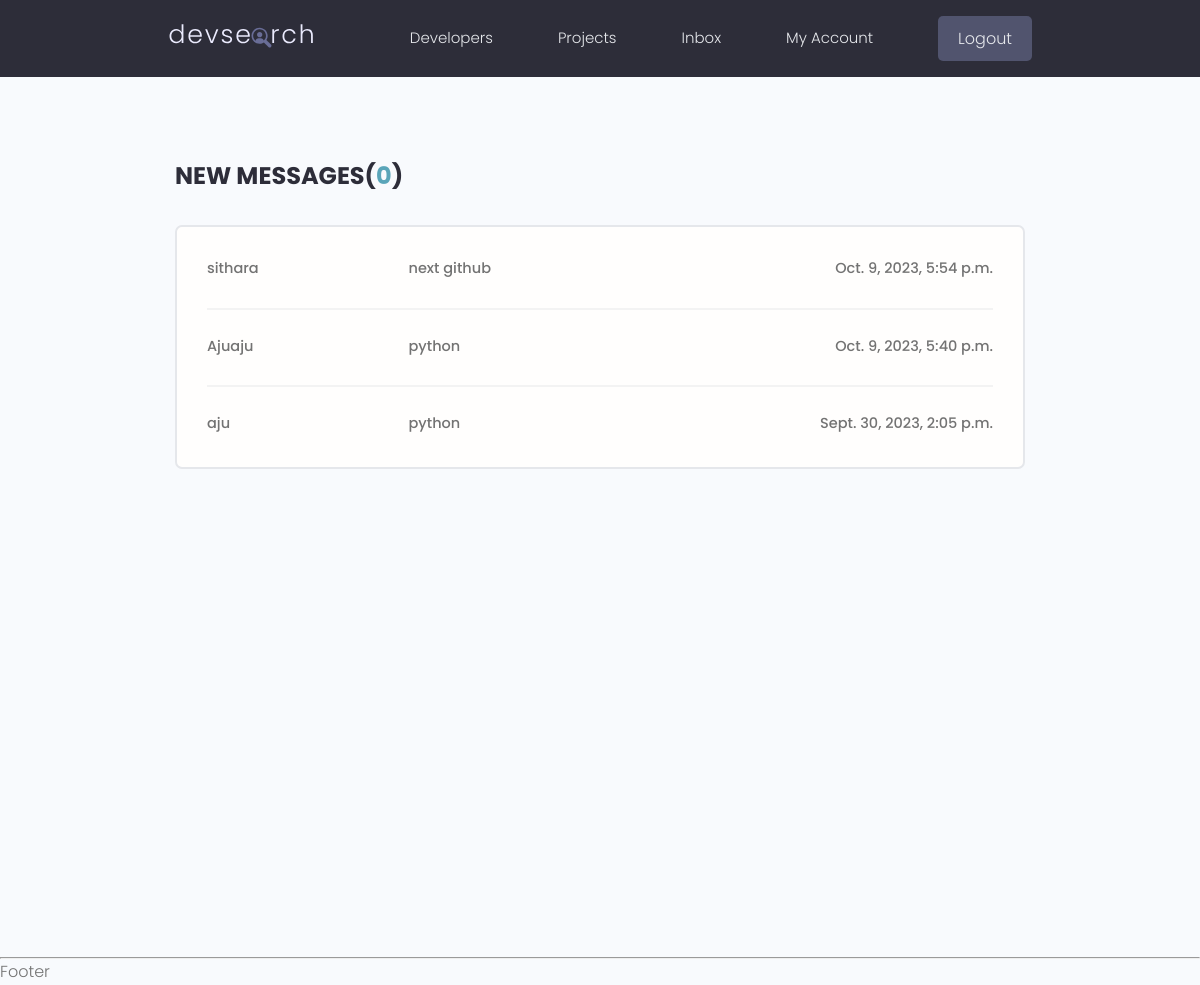
The page /inbox/ (signed in) on the database its author committed.
### Users/models.py (models this page shows, shortened)
class Message(models.Model):
    sender = models.ForeignKey(Profile,on_delete=models.SET_NULL,null=True,blank=True)
    recipient = models.ForeignKey(Profile,on_delete=models.SET_NULL,null=True,blank=True,related_name='messages')
    name = models.CharField(max_length=200,null=True,blank=True)
    email =models.EmailField(null=True,blank=True)
    subject = models.CharField(max_length=200,null=True,blank=True)
    body = models.TextField()
    is_read = models.BooleanField(default=False,null=True)
    created = models.DateTimeField(auto_now_add=True)
    class Meta:
         ordering=['is_read','-created']

### Users/views.py (the view)
# urls.py: path('inbox/',views.inbox,name='inbox'),
@login_required(login_url='Users:login')
def inbox(request):
    recipient = request.user.profile
    recieved_msgs = recipient.messages.all()
    unreadCount = recieved_msgs.filter(is_read=False).count()
    context = {
        'recieved_msgs':recieved_msgs,
        'unreadCount':unreadCount,
    }
    return render(request,'users/inbox.html',context)

### Users/templates/users/inbox.html (shortened to what this page needs)
{% extends 'main.html' %}
{% block content %}
  <main class="inbox my-xl">
    <div class="content-box">
      <h3 class="inbox__title">New Messages(<span>{{unreadCount}}</span>)</h3>
      <ul class="messages">
        {% for msg in recieved_msgs %}
        {% if msg.is_read == False %}
        <li class="message message--unread">
          {% else %}
          <li class="message">
          {% endif %}
          <a href="{% url 'Users:view-message' msg.id %}">
            <span class="message__author">{{msg.name}}</span>
            <span class="message__subject">{{msg.subject}}</span>
            <span class="message__date">{{msg.created}}</span>
          </a>
        </li>
        {% endfor %}
      </ul>
    </div>
  </main>
  {% endblock %}

### static/styles/app.css (style rules this page uses)
:root { --color-sub: #2d2d39; }
.content-box { width: 95%; max-width: 85rem; margin: 0 auto; }
.inbox { height: 90vh; }
.inbox__title, .inbox__title span { font-size: 2.4rem; font-weight: 700; color: var(--color-sub); text-transform: uppercase; text-align: left; margin-bottom: 3rem; }
.inbox__title span { color: var(--color-main); }
.messages { list-style: none; background: var(--color-white); padding: 0.5rem 3rem; border: 2px solid var(--color-light); border-radius: 0.7rem; }
.message { padding: 2.5rem 0; }
.message > a span { font-size: 1.45rem; font-weight: 500; }
.message:not(:last-child) { border-bottom: 2px solid var(--color-white-light); }
.message > a { display: flex; gap: 1rem; }
.message__author, .message__date { flex-basis: 25%; }
.message__subject { flex-basis: 50%; }
.message__date { text-align: right; }

### static/uikit/styles/modules/_variables.css (style rules this page uses)
:root { --color-main: #5aa5b9; --color-main-light: #e6faff; --color-sub: #3f4156; --color-sub-light: #51546e; --color-sub-lighter: #ededfd; --color-text: #737373; --color-gray: #8b8b8b; --color-light: #e5e7eb; --color-light-gray: #767676; --color-bg: #f8fafd; --color-white: #fffefd; --color-white-light: #f3f3f3; --color-success: #359e64; --color-success-bg: #def8e8; --color-error: #fc4b0b; --color-error-bg: #fff2ee; --font-base: 'Poppins', arial, helvetica, 'Segoe UI', roboto, ubuntu, sans-serif; --font-monospace: 'Fira Code', 'Courier New', courier, monospace; --font-regular: 300; --font-medium: 500; --font-bold: 700; --generic-shadow: 1px 1px 5px #00000010; --generic-transition: all 0.3s ease-in-out; }

### static/uikit/styles/modules/_base.css (style rules this page uses)
* { margin: 0; padding: 0; box-sizing: border-box; text-rendering: optimizeLegibility; color: inherit; font-size: inherit; }
html { font-size: 50%; }
@media only screen and (min-width: 480px) { html { font-size: 56.25%; } }
@media only screen and (min-width: 1200px) { html { font-size: 62.5%; } }
body { line-height: 1.6; font-weight: 400; font-size: 1.5rem; color: var(--color-text); background-color: var(--color-bg); min-height: 100vh; }

### static/uikit/styles/modules/_typography.css (style rules this page uses)
* { font-family: var(--font-base); }
h3 { font-size: 3.2rem; font-weight: var(--font-medium); }
p, span, strong { font-size: 1.6rem; color: var(--color-text); font-weight: var(--font-regular); }
a { padding-bottom: 2px; text-decoration: none; display: inline-block; color: var(--color-main); font-weight: var(--font-medium); }

### static/uikit/styles/modules/_utilities.css (style rules this page uses)
.my-xl { margin: 8rem auto; }

### rows shown on the page
Message: name "sithara", subject "next github", created "Oct. 9, 2023, 5:54 p.m."
Message: name "Ajuaju", subject "python", created "Oct. 9, 2023, 5:40 p.m."
Message: name "aju", subject "python", created "Sept. 30, 2023, 2:05 p.m."

### other values the page prints
{{ unreadCount }} "0"
